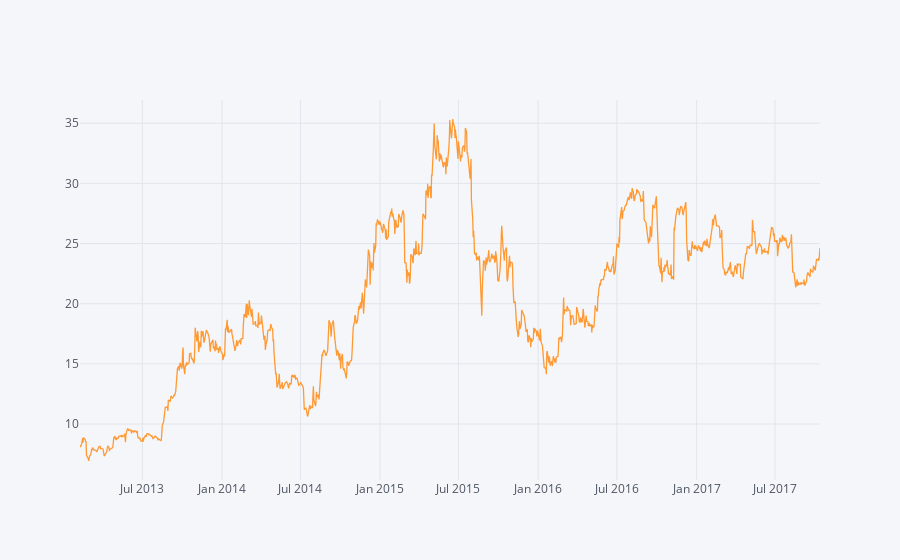

Here is the notebook cell this chart was saved with:
### Code cell
training_set.iplot(kind='line',y='Open',x='Date')

### Figure 1 — Plotly figure (JSON) as saved in the notebook; plotly's stock layout.template omitted (floating-point values rounded to 4 significant figures; data arrays with more than 128 entries replaced by an {"elided": "..."} marker saying what was removed)
{"data": [{"line": {"color": "rgba(255, 153, 51, 1.0)", "dash": "solid", "shape": "linear", "width": 1.3}, "mode": "lines", "name": "Open", "text": "", "type": "scatter", "x": {"elided": "1181 str values"}, "y": {"elided": "1181 float values"}}], "layout": {"legend": {"bgcolor": "#F5F6F9", "font": {"color": "#4D5663"}}, "paper_bgcolor": "#F5F6F9", "plot_bgcolor": "#F5F6F9", "title": {"font": {"color": "#4D5663"}}, "xaxis": {"gridcolor": "#E1E5ED", "showgrid": true, "tickfont": {"color": "#4D5663"}, "title": {"font": {"color": "#4D5663"}, "text": ""}, "zerolinecolor": "#E1E5ED"}, "yaxis": {"gridcolor": "#E1E5ED", "showgrid": true, "tickfont": {"color": "#4D5663"}, "title": {"font": {"color": "#4D5663"}, "text": ""}, "zerolinecolor": "#E1E5ED"}}}
